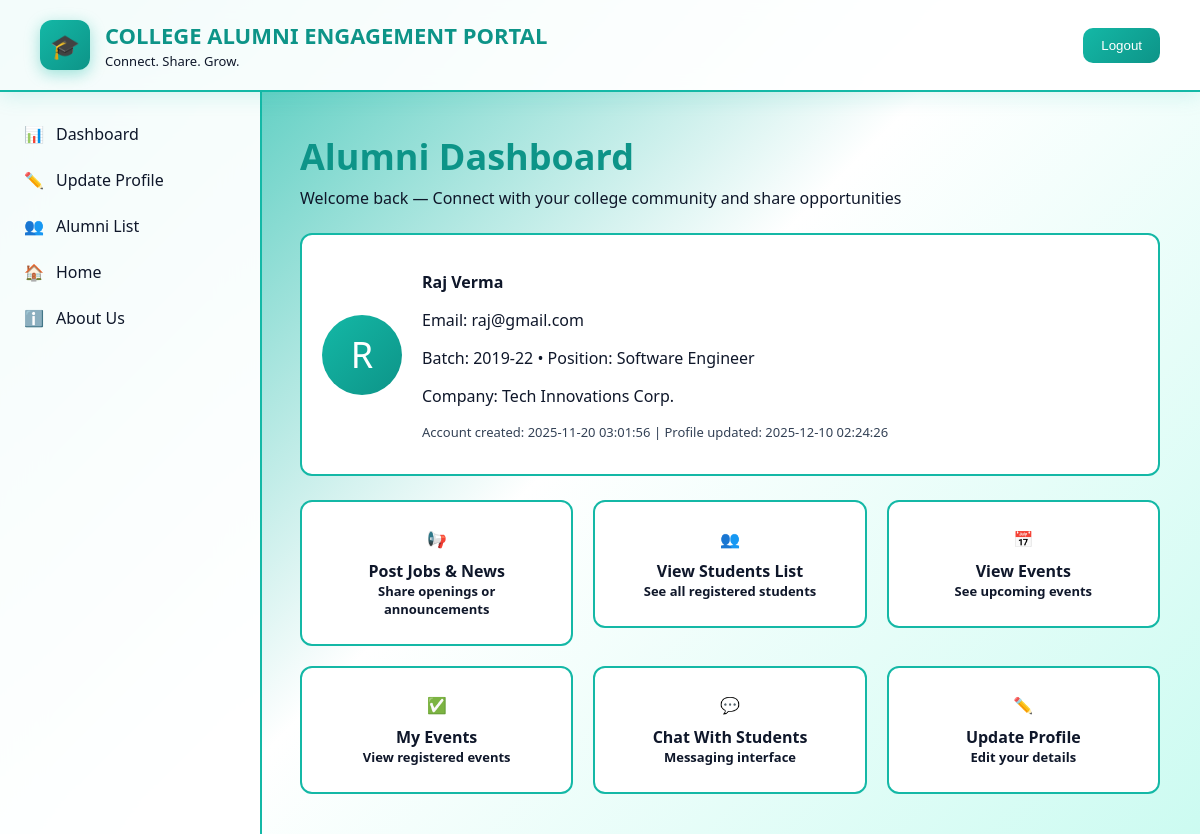
/alumniDashboard.php (signed in), run on the app's committed database.
### tables this page shows
CREATE TABLE `alumni_profile` (
  `id` int(11) NOT NULL,
  `user_id` int(11) NOT NULL,
  `batch_year` varchar(100) DEFAULT NULL,
  `company` varchar(150) DEFAULT NULL,
  `position` varchar(150) DEFAULT NULL,
  `bio` text DEFAULT NULL,
  `created_at` datetime DEFAULT current_timestamp(),
  `updated_at` datetime DEFAULT current_timestamp() ON UPDATE current_timestamp()
);

CREATE TABLE `users` (
  `id` int(11) NOT NULL,
  `name` varchar(150) NOT NULL,
  `email` varchar(150) NOT NULL,
  `user_password` varchar(255) NOT NULL,
  `role` enum('admin','student','alumni') NOT NULL,
  `created_at` datetime DEFAULT current_timestamp(),
  `updated_at` datetime DEFAULT current_timestamp() ON UPDATE current_timestamp()
);

### alumniDashboard.php (the view, shortened to what this page needs)
<?php
require_once 'includes/db.php';
$uid = $_SESSION['user_id'];
$stmt = $conn->prepare("
    SELECT u.id, u.name, u.email, u.created_at AS account_created, u.updated_at AS account_updated,
           ap.batch_year, ap.company, ap.position, ap.bio,
           ap.created_at AS profile_created, ap.updated_at AS profile_updated
    FROM users u
    LEFT JOIN alumni_profile ap ON u.id = ap.user_id
    WHERE u.id = ?
");
$stmt->bind_param("i", $uid);
$stmt->execute();
$profile = $stmt->get_result()->fetch_assoc();
?>
<!DOCTYPE html>
<html lang="en">
<head>
</head>
<body>
<div class="header">
    <div style="display:flex;align-items:center;gap:15px;">
        <div class="logo">🎓</div>
        <div class="title-group">
            <h1>COLLEGE ALUMNI ENGAGEMENT PORTAL</h1>
            <div class="tagline">Connect. Share. Grow.</div>
        </div>
    </div>
    <form method="post" style="display:inline;">
        <button name="logout" class="logout-btn">Logout</button>
    </form>
</div>
<div class="sidebar">
    <a href="alumniDashboard.php"><span>📊</span><span>Dashboard</span></a>
    <a href="#" onclick="toggleUpdateProfile()"><span>✏️</span><span>Update Profile</span></a>
    <a href="view_alumni.php"><span>👥</span><span>Alumni List</span></a>
    <a href="index.php"><span>🏠</span><span>Home</span></a>
    <a href="about.html"><span>ℹ️</span><span>About Us</span></a>
</div>
<div class="content">
    <div class="page-title">Alumni Dashboard</div>
    <div class="page-subtitle">Welcome back — Connect with your college community and share opportunities</div>
    <div class="profile-box">
        <div class="profile-avatar"><?= strtoupper(substr($profile['name'],0,1)) ?></div>
        <div class="profile-info">
            <p><strong><?= htmlspecialchars($profile['name']) ?></strong></p>
            <p>Email: <?= htmlspecialchars($profile['email']) ?></p>
            <p>Batch: <?= htmlspecialchars($profile['batch_year'] ?? 'Not set') ?> • Position: <?= htmlspecialchars($profile['position'] ?? '—') ?></p>
            <p>Company: <?= htmlspecialchars($profile['company'] ?? '—') ?></p>
            <p style="font-size:13px;color:#334155;margin-top:6px;">
                Account created: <?= htmlspecialchars($profile['account_created']) ?> |
                Profile updated: <?= htmlspecialchars($profile['profile_updated'] ?? $profile['account_updated']) ?>
            </p>
        </div>
    </div>
    <div class="card-container">
        <a class="card-link" href="posts.php">
            <div class="big-card">
                <div>📢</div>
                <div style="margin-top:10px;">Post Jobs & News</div>
                <div style="font-size:13px;">Share openings or announcements</div>
            </div>
        </a>
        <a class="card-link" href="view_students.php">
            <div class="big-card">
                <div>👥</div>
                <div style="margin-top:10px;">View Students List</div>
                <div style="font-size:13px;">See all registered students</div>
            </div>
        </a>
        <a class="card-link" href="view_events.php">
            <div class="big-card">
                <div>📅</div>
                <div style="margin-top:10px;">View Events</div>
                <div style="font-size:13px;">See upcoming events</div>
            </div>
        </a>
        <a class="card-link" href="my_events.php">
    <div class="big-card">
        <div>✅</div>
        <div style="margin-top:10px;">My Events</div>
        <div style="font-size:13px;">
            View registered events
        </div>
    </div>
</a>
        <a class="card-link" href="chat_with_students.php">
            <div class="big-card">
                <div>💬</div>
                <div style="margin-top:10px;">Chat With Students</div>
                <div style="font-size:13px;">Messaging interface</div>
            </div>
        </a>
        <a class="card-link" href="#" onclick="toggleUpdateProfile()">
            <div class="big-card">
                <div>✏️</div>
                <div style="margin-top:10px;">Update Profile</div>
                <div style="font-size:13px;">Edit your details</div>
            </div>
        </a>
    </div>
</div>
</body>
</html>

### alumniDashboard.php (style rules this page uses)
body { margin:0; font-family:'Segoe UI',Tahoma,Geneva,Verdana,sans-serif; background:linear-gradient(135deg,#14b8a6 0%,#ffffff 50%,#ccfbf1 100%); color:#0f172a; min-height:100vh; }
.header { padding:20px 40px; display:flex; justify-content:space-between; align-items:center; position:sticky; top:0; z-index:100; background:rgba(255,255,255,0.95); backdrop-filter:blur(10px); border-bottom:2px solid #14b8a6; box-shadow:0 4px 20px rgba(20,184,166,0.15); }
.logo { width: 50px; height: 50px; background: linear-gradient(135deg, #14b8a6 0%, #0d9488 100%); border-radius: 12px; display: flex; align-items: center; justify-content: center; font-size: 24px; font-weight: bold; color: white; box-shadow: 0 4px 15px rgba(20, 184, 166, 0.4); animation: pulse 2s infinite; }
.title-group h1 { font-size:22px;color:#0d9488;margin:0; }
.tagline { font-size:13px;margin-top:2px;color:#0f172a; }
.logout-btn { padding:10px 18px;background:linear-gradient(135deg,#14b8a6,#0d9488);color:#fff;border:none;border-radius:10px;cursor:pointer; }
.sidebar { width:260px; position:fixed; top:91px; left:0; height:calc(100vh - 91px); background:rgba(255,255,255,0.95); backdrop-filter:blur(20px); border-right:2px solid #14b8a6; padding:20px 0; }
.sidebar a { display:flex; align-items:center; gap:12px; padding:12px 24px; color:#0f172a; text-decoration:none; font-weight:500; }
.content { margin-left:260px; padding:40px; z-index:1; }
.page-title { font-size:36px; color:#0d9488; font-weight:800; margin-bottom:6px; }
.page-subtitle { color:#0f172a; margin-bottom:24px; }
.profile-box { background:white; border:2px solid #14b8a6; padding:20px; border-radius:12px; display:flex; gap:20px; align-items:center; }
.profile-avatar { width:80px;height:80px;border-radius:50%; background:linear-gradient(135deg,#14b8a6,#0d9488); color:white; display:flex; align-items:center; justify-content:center; font-size:36px; }
.card-container { display:grid; grid-template-columns:repeat(auto-fit,minmax(240px,1fr)); gap:20px; margin-top:24px; }
.big-card { background:white; border-radius:12px; padding:26px; border:2px solid #14b8a6; text-align:center; cursor:pointer; transition:all .25s; font-weight:700; }
a.card-link { text-decoration:none; color:inherit; display:block; }

### data on the page
alumni_profile: user.name "R", user.name "Raj Verma", user.email "raj@gmail.com", batch_year "2019-22", position "Software Engineer", company "Tech Innovations Corp.", user.created_at "2025-11-20 03:01:56", updated_at "2025-12-10 02:24:26"
